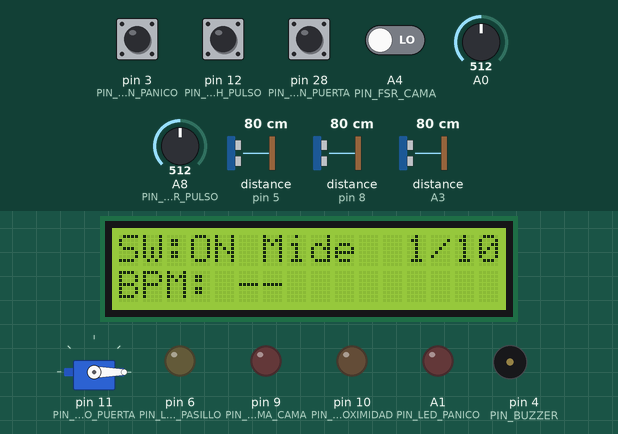
Bench run of a program on a simulated Arduino Mega 2560, built with avr-gcc and run on an emulated ATmega2560. On the bench: 16×2 character LCD, servo, output pins drawn as LEDs (lit = HIGH), buzzer (waves = sounding). Inputs (shaded band) come from the test bench; at power-on: pin 3 (PIN_BOTON_PANICO), pin 28 (PIN_BOTON_PUERTA) HIGH, A4 (PIN_FSR_CAMA), pin 12 (PIN_SWITCH_PULSO) LOW, A0 = 512, A8 (PIN_SENSOR_PULSO) = 512, distance to the obstacle (sensors on pin 5, pin 8, A3) 80 cm. The echo pulse lasts 58.3 µs per cm; pins used as bus, display or sensor lines are not drawn; what the program prints to the serial monitor is not drawn.

Above: at 3.4 s.
3.5 s: pin 12 (PIN_SWITCH_PULSO) pulled HIGH for 0.15 s
At 3.64 s:
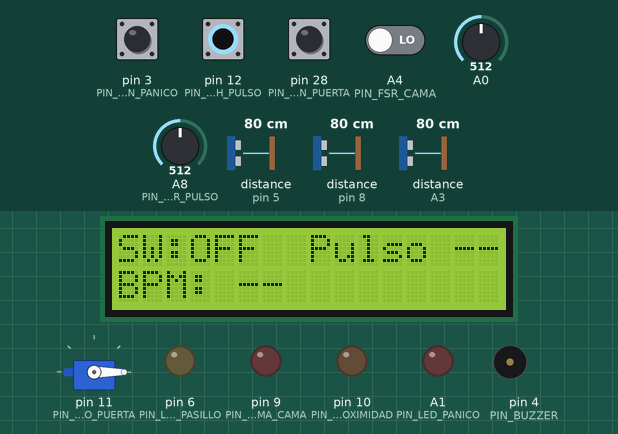
10.2 s: pin 3 (PIN_BOTON_PANICO) pulled LOW for 0.15 s
At 14.06 s:
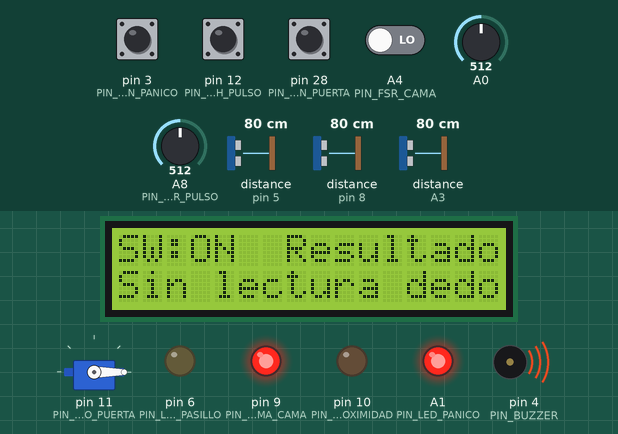
14.2 s: pin 28 (PIN_BOTON_PUERTA) pulled LOW for 0.15 s
At 15.5 s:
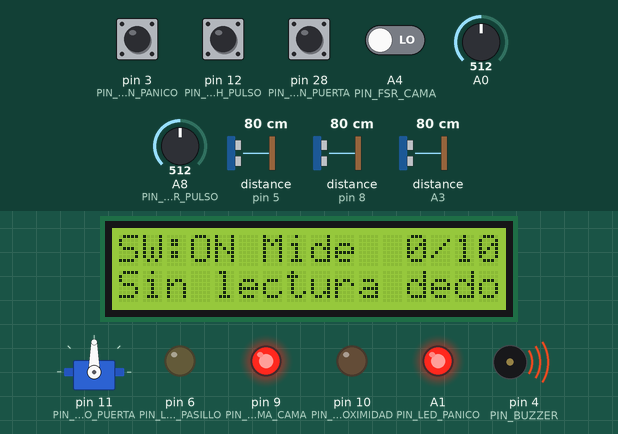
18.2 s: pin 3 (PIN_BOTON_PANICO) pulled LOW for 1 s
At 20.5 s:
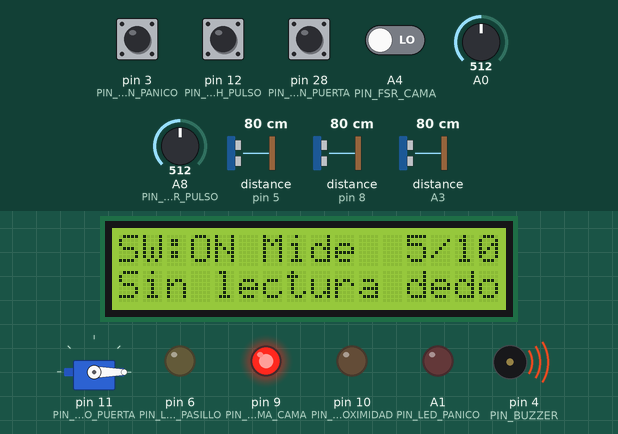
21.2 s: pin 12 (PIN_SWITCH_PULSO) pulled HIGH for 1 s
At 22.0 s:
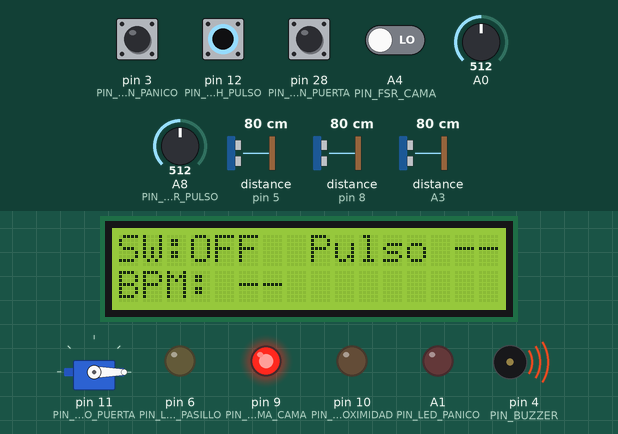
33.8 s: pin 3 (PIN_BOTON_PANICO) pulled LOW for 0.15 s
At 35.0 s:
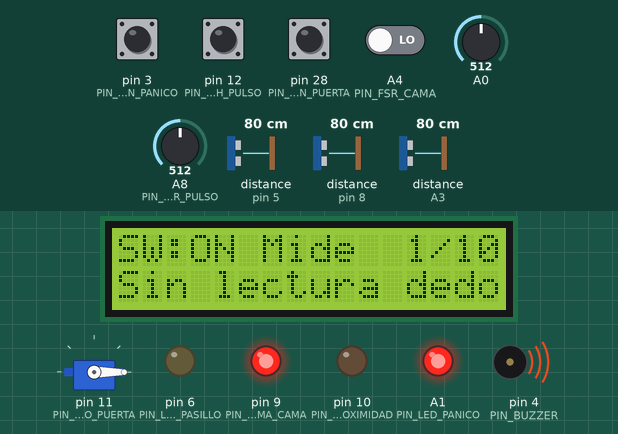
Timing chart, 0 to 36.8 s (numbered marks = the images above; inputs shaded):
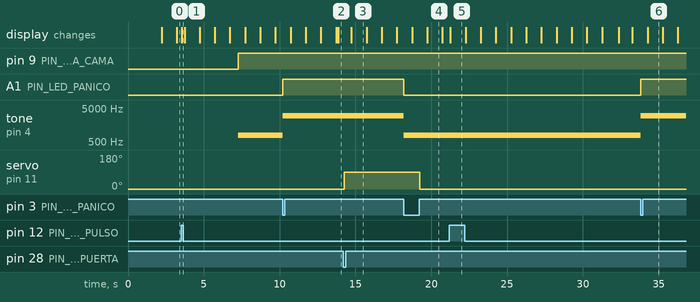

The program:

main.cpp
```cpp
// ============================================================================
//  MAIN (programa principal)
//
//  Que hace este proyecto: es una "casa inteligente" de apoyo para una persona
//  mayor. Vigila varias cosas y avisa con luces y sonidos si algo no esta bien:
//
//    1. PANICO     : un boton de emergencia (la alarma mas importante).
//    2. CAMA       : avisa si la persona lleva demasiado tiempo acostada.
//    3. PULSO      : mide los latidos del corazon y avisa si son muy altos o bajos.
//    4. PROXIMIDAD : avisa si algo se acerca a un sensor... pero solo de noche.
//    5. PASILLO    : enciende la luz del pasillo cuando alguien pasa de noche.
//    6. PUERTA     : un boton abre la puerta con un servomotor.
//
//  Como esta organizado: este archivo es el "director de orquesta". Cada tarea
//  vive en su propio archivo (sensors, alerts, pulse...) y aqui solo se decide
//  cuando llamar a cada una y quien tiene prioridad en el buzzer.
//
//  Como funciona un programa de Arduino (explicado simple):
//    - setup() : se ejecuta UNA vez al encender. Aqui se "prepara" todo.
//    - loop()  : se ejecuta una y otra vez, sin parar, para siempre.
//
//  Regla de oro de este proyecto: NUNCA se usa "delay()" (que congela todo el
//  programa). En su lugar se usa millis(), que dice cuantos milisegundos pasaron
//  desde que se encendio el Arduino, y se compara con la hora anotada antes.
//  Asi el programa nunca se queda "dormido" y siempre atiende las emergencias.
// ============================================================================

#include <Arduino.h>   // Libreria base de Arduino: pinMode, digitalWrite, millis(), Serial, etc.
#include "config.h"    // Pines y constantes del proyecto (todo centralizado aqui)
#include "sensors.h"   // Funciones para leer los sensores (distancia x3, fotocelda, cama)
#include "alerts.h"    // Funciones para el buzzer compartido y el boton de panico
#include "display.h"   // Funciones para controlar los LEDs de aviso (panico y proximidad)
#include "lighting.h"  // Funciones para controlar las luces (pasillo y alarma de cama)
#include "access.h"    // Puerta: servo + boton de apertura
#include "lcd.h"       // Pantalla LCD 16x2
#include "pulse.h"     // Sensor de pulso cardiaco (switch ON/OFF + pantalla + alarma por BPM fuera de rango)

// ----------------------------------------------------------------------------
//  Variables globales (la "memoria" del programa).
//  Por convencion, las variables que guardan el ESTADO del sistema se escriben
//  en MAYUSCULAS.
// ----------------------------------------------------------------------------

// Guarda en que momento (milisegundos desde que arranco el Arduino) se leyeron
// los sensores de proximidad por ultima vez. Junto con millis() en loop(), permite
// esperar un intervalo sin usar delay() (que congelaria todo el programa).
unsigned long ULTIMA_LECTURA_MILLIS = 0;

// MODO DE PRUEBA (DEBUG TEMPORAL): controla cada cuanto se imprimen los mensajes de
// diagnostico en la computadora. Sin esto se imprimirian miles de veces por segundo
// y el monitor serial seria ilegible.
unsigned long ULTIMO_LOG_MILLIS = 0;
constexpr unsigned long INTERVALO_LOG_MS = 500UL; // un mensaje cada medio segundo

// Indica si en este momento hay una alerta de proximidad activa (algun sensor de
// distancia detecto algo cerca y es de noche).
bool ALERTA_ACTIVA = false;

// MODO DE PRUEBA (DEBUG TEMPORAL): ultima distancia leida de cada sensor, guardada
// aqui solo para poder imprimirla sin tener que leer los sensores dos veces.
long DEBUG_DISTANCIA_1 = -1;
long DEBUG_DISTANCIA_2 = -1;
long DEBUG_DISTANCIA_PASILLO = -1;

// Luz del pasillo: se enciende cuando el sensor del pasillo detecta algo cerca, y se
// apaga sola tras un rato sin detectar nada.
bool LUZ_PASILLO_ENCENDIDA = false;                // true = la luz esta prendida
unsigned long ULTIMA_DETECCION_PASILLO_MILLIS = 0; // cuando fue la ultima vez que vio algo

// --- Alarma de cama (hoy con un interruptor que simula el sensor real) ---
bool EN_CAMA = false;                          // true = la persona esta acostada
unsigned long INICIO_EN_CAMA_MILLIS = 0;       // desde cuando esta acostada
bool HUBO_AUSENCIA_CAMA = false;               // true = acaba de dejar de detectarse presion
unsigned long INICIO_AUSENCIA_CAMA_MILLIS = 0; // desde cuando falta la presion
bool ALARMA_CAMA_ACTIVA = false;               // true = la alarma de cama esta sonando

// Boton de panico: es la alarma de mayor prioridad de todo el sistema.
bool ALARMA_PANICO_ACTIVA = false;

// Pulso cardiaco: true si la ultima medicion salio de [BPM_MIN_NORMAL, BPM_MAX_NORMAL] y
// todavia no se ha corregido (con un ciclo normal o apagando el switch).
bool ALARMA_PULSO_ACTIVA = false;

// ----------------------------------------------------------------------------
//  setup(): se ejecuta UNA sola vez, apenas el Arduino arranca o se reinicia.
//  Aqui se prepara todo lo necesario antes de empezar a repetir loop().
// ----------------------------------------------------------------------------
void setup() {
  Serial.begin(9600); // Abre la comunicacion con la computadora (para ver mensajes), a 9600 baudios

  // Se deja registro de cada arranque: si el Arduino se reinicia (corte de luz, etc.)
  // mientras alguien lleva horas en la cama, el conteo de TIEMPO_MAX_EN_CAMA_MS se
  // pierde y arranca de nuevo desde 0 sin otro aviso. Este mensaje al menos permite
  // notar, revisando el monitor serial, que hubo un reinicio inesperado.
  Serial.println(F("Arduino (re)iniciado"));

  // Prepara cada sensor de distancia: configura sus pines TRIG (emisor) y ECHO (receptor)
  inicializarSensor(PIN_TRIG_1, PIN_ECHO_1);
  inicializarSensor(PIN_TRIG_2, PIN_ECHO_2);
  inicializarSensor(PIN_TRIG_PASILLO, PIN_ECHO_PASILLO); // 3er sensor, usado para presencia en el pasillo

  inicializarAlerta(PIN_BUZZER); // Prepara el buzzer
  inicializarDisplay(PIN_LED_PANICO, PIN_LED_PROXIMIDAD); // Prepara los dos LEDs de aviso

  inicializarLuz(PIN_LUZ_PASILLO); // Prepara la luz del pasillo

  inicializarFotocelda(PIN_FOTOCELDA); // Prepara el sensor de luz (dia/noche)

  inicializarSensorPresionCama(PIN_FSR_CAMA); // Interruptor (temporal, simula el sensor real de la cama)
  inicializarLuz(PIN_LUZ_ALARMA_CAMA);        // Luz de la alarma de cama

  inicializarBotonPanico(PIN_BOTON_PANICO); // Boton de emergencia

  inicializarLcd();                                            // Pantalla de texto
  delay(2000); // PRUEBA DE ARRANQUE (DEBUG TEMPORAL): deja ver el mensaje de la LCD antes de que el pulso lo reemplace. Quitar al terminar.
  inicializarPulso(PIN_SENSOR_PULSO, PIN_SWITCH_PULSO);        // Sensor de pulso + su switch

  // Puerta: servo del pestillo + boton de apertura manual.
  inicializarAcceso(PIN_SERVO_PUERTA);
  inicializarBotonPuerta(PIN_BOTON_PUERTA);
}

// ----------------------------------------------------------------------------
//  Alarma de PROXIMIDAD
//  Lee los 2 sensores de distancia y actualiza ALERTA_ACTIVA. Se llama en cada
//  vuelta, pero solo mide una vez cada INTERVALO_LECTURA_MS (1 segundo).
//  (El 3er sensor, el del pasillo, se lee aparte en actualizarLuzPasillo.)
//  De dia (esDeNoche == false) la alarma no se activa: igual que la luz del
//  pasillo, depende de la fotocelda.
// ----------------------------------------------------------------------------
void actualizarProximidad(unsigned long ahora, bool esDeNoche) {
  // Si todavia no paso 1 segundo desde la ultima medicion, no hacemos nada.
  if (ahora - ULTIMA_LECTURA_MILLIS < INTERVALO_LECTURA_MS) {
    return;
  }
  ULTIMA_LECTURA_MILLIS = ahora; // Anotamos cuando medimos

  // Medimos la distancia de cada sensor (en centimetros, o -1 si no hubo eco).
  long distancia1 = medirDistanciaCm(PIN_TRIG_1, PIN_ECHO_1);
  long distancia2 = medirDistanciaCm(PIN_TRIG_2, PIN_ECHO_2);
  DEBUG_DISTANCIA_1 = distancia1; // DEBUG TEMPORAL: guardado para mostrarlo en la computadora
  DEBUG_DISTANCIA_2 = distancia2;

  // "Detecto algo" = hubo una medicion valida (>= 0) Y esta dentro de la distancia de alerta.
  bool deteccion1 = (distancia1 >= 0) && (distancia1 <= UMBRAL_DETECCION_1_CM);
  bool deteccion2 = (distancia2 >= 0) && (distancia2 <= UMBRAL_DETECCION_2_CM);

  // La alerta se activa solo si es de noche Y alguno de los dos sensores detecto algo.
  // (&& significa "y", || significa "o".)
  ALERTA_ACTIVA = esDeNoche && (deteccion1 || deteccion2);
}

// ----------------------------------------------------------------------------
//  Luz del PASILLO
//  Enciende la luz cuando el sensor del pasillo detecta algo a menos de
//  UMBRAL_PASILLO_CM, y la apaga sola tras DURACION_LUZ_PASILLO_MS sin detectar
//  nada. De dia no enciende, aunque haya alguien cerca.
// ----------------------------------------------------------------------------
void actualizarLuzPasillo(unsigned long ahora, bool esDeNoche) {
  long distanciaPasillo = medirDistanciaCm(PIN_TRIG_PASILLO, PIN_ECHO_PASILLO);
  DEBUG_DISTANCIA_PASILLO = distanciaPasillo; // DEBUG TEMPORAL: guardado para mostrarlo
  bool hayAlguienCerca = (distanciaPasillo >= 0) && (distanciaPasillo <= UMBRAL_PASILLO_CM);

  if (esDeNoche && hayAlguienCerca) {
    // Hay alguien: anotamos la hora y, si la luz estaba apagada, la encendemos.
    ULTIMA_DETECCION_PASILLO_MILLIS = ahora;
    if (!LUZ_PASILLO_ENCENDIDA) {
      encenderLuz(PIN_LUZ_PASILLO);
      LUZ_PASILLO_ENCENDIDA = true;
    }
  } else if (LUZ_PASILLO_ENCENDIDA && (!esDeNoche || (ahora - ULTIMA_DETECCION_PASILLO_MILLIS >= DURACION_LUZ_PASILLO_MS))) {
    // No hay nadie y la luz estaba prendida: se apaga si ya es de dia, o si ya paso
    // el tiempo de espera desde la ultima deteccion.
    apagarLuz(PIN_LUZ_PASILLO);
    LUZ_PASILLO_ENCENDIDA = false;
  }
}

// ----------------------------------------------------------------------------
//  Alarma de CAMA
//  Cuenta cuanto tiempo lleva la persona acostada y dispara la alarma (luz y
//  buzzer) pasado TIEMPO_MAX_EN_CAMA_MS.
//  Una ausencia corta (ej. un giro en la cama) NO reinicia el conteo: solo si la
//  ausencia dura mas de TOLERANCIA_AUSENCIA_CAMA_MS se confirma que la persona se
//  levanto.
// ----------------------------------------------------------------------------
void actualizarAlarmaCama(unsigned long ahora) {
  bool presionDetectada = hayPersonaEnCama(PIN_FSR_CAMA); // true = hay alguien acostado

  if (presionDetectada) {
    // Hay alguien en la cama.
    if (!EN_CAMA) {
      // Acaba de acostarse: empezamos a contar desde ahora.
      EN_CAMA = true;
      INICIO_EN_CAMA_MILLIS = ahora;
    }
    HUBO_AUSENCIA_CAMA = false; // Volvio la presion: se cancela cualquier ausencia en curso
  } else if (EN_CAMA) {
    // Estaba acostada y ahora no se detecta presion.
    if (!HUBO_AUSENCIA_CAMA) {
      // Primer instante de ausencia: anotamos desde cuando falta.
      HUBO_AUSENCIA_CAMA = true;
      INICIO_AUSENCIA_CAMA_MILLIS = ahora;
    } else if (ahora - INICIO_AUSENCIA_CAMA_MILLIS >= TOLERANCIA_AUSENCIA_CAMA_MS) {
      // La ausencia ya duro lo suficiente: se confirma que la persona se levanto.
      EN_CAMA = false;
      HUBO_AUSENCIA_CAMA = false;
      ALARMA_CAMA_ACTIVA = false;
    }
  }

  // Si lleva acostada mas del tiempo maximo, se activa la alarma.
  if (EN_CAMA && (ahora - INICIO_EN_CAMA_MILLIS >= TIEMPO_MAX_EN_CAMA_MS)) {
    ALARMA_CAMA_ACTIVA = true;
  }

  // La luz de la alarma sigue al estado de la alarma.
  if (ALARMA_CAMA_ACTIVA) {
    encenderLuz(PIN_LUZ_ALARMA_CAMA);
  } else {
    apagarLuz(PIN_LUZ_ALARMA_CAMA);
  }
}

// ----------------------------------------------------------------------------
//  LEDs de aviso
//  El LED de panico sigue a la alarma de panico. El LED de proximidad sigue a
//  ALERTA_ACTIVA: las mismas condiciones que su buzzer (objeto cerca Y es de
//  noche), sin relacion con el panico.
// ----------------------------------------------------------------------------
void actualizarLedsCompartidos() {
  actualizarLeds(PIN_LED_PANICO, ALARMA_PANICO_ACTIVA, PIN_LED_PROXIMIDAD, ALERTA_ACTIVA);
}

// ----------------------------------------------------------------------------
//  BUZZER compartido
//  El buzzer es UNO SOLO y varias alarmas lo quieren usar. Si suenan varias a la
//  vez, gana la mas importante, en este orden:
//     panico > cama > pulso > proximidad
//  Panico es la emergencia inmediata. Cama y pulso fuera de rango son problemas de
//  salud que duran, por eso van antes que proximidad (un objeto que pasa cerca).
//  Se decide UN solo tono por vuelta del programa y se le pide al buzzer.
// ----------------------------------------------------------------------------
void actualizarBuzzerCompartido() {
  unsigned int frecuenciaBuzzer = 0; // 0 = silencio
  if (ALARMA_PANICO_ACTIVA) {
    frecuenciaBuzzer = FRECUENCIA_ALARMA_PANICO_HZ;
  } else if (ALARMA_CAMA_ACTIVA) {
    frecuenciaBuzzer = FRECUENCIA_ALARMA_CAMA_HZ;
  } else if (ALARMA_PULSO_ACTIVA) {
    frecuenciaBuzzer = FRECUENCIA_ALARMA_PULSO_HZ;
  } else if (ALERTA_ACTIVA) {
    frecuenciaBuzzer = FRECUENCIA_ALARMA_PROXIMIDAD_HZ;
  }
  actualizarBuzzer(PIN_BUZZER, frecuenciaBuzzer);
}

// ----------------------------------------------------------------------------
//  MODO DE PRUEBA (DEBUG TEMPORAL)
//  Imprime en la computadora, en una sola linea legible, el estado de los
//  sensores de lectura continua (proximidad, pasillo, fotocelda). Los eventos
//  puntuales (panico, puerta) se imprimen aparte, en el momento en que ocurren
//  (ver alerts.cpp y access.cpp).
// ----------------------------------------------------------------------------
void imprimirLogsDebug(bool esDeNoche) {
  // Solo imprime una vez cada INTERVALO_LOG_MS.
  if (millis() - ULTIMO_LOG_MILLIS < INTERVALO_LOG_MS) {
    return;
  }
  ULTIMO_LOG_MILLIS = millis();

  Serial.print(F("Sensor 1: "));
  Serial.print(DEBUG_DISTANCIA_1);
  Serial.print(F(" cm | Sensor 2: "));
  Serial.print(DEBUG_DISTANCIA_2);
  Serial.print(F(" cm | Pasillo: "));
  Serial.print(DEBUG_DISTANCIA_PASILLO);
  Serial.print(F(" cm | Fotocelda ADC: "));
  Serial.print(analogRead(PIN_FOTOCELDA));
  Serial.print(F(" | De noche: "));
  Serial.print(esDeNoche ? F("SI") : F("no"));
  Serial.print(F(" | Alerta proximidad: "));
  Serial.print(ALERTA_ACTIVA ? F("SI") : F("no"));
  Serial.print(F(" | Luz pasillo: "));
  Serial.println(LUZ_PASILLO_ENCENDIDA ? F("encendida") : F("apagada"));
}

// ----------------------------------------------------------------------------
//  loop(): se ejecuta una y otra vez, sin parar, mientras el Arduino este encendido.
//  Se mantiene corto a proposito: cada tarea vive en su propia funcion arriba.
//
//  El boton de panico se procesa PRIMERO, antes que las lecturas de distancia:
//  esas lecturas pueden demorarse unos milisegundos esperando el eco, y la alarma
//  mas importante del sistema no debe esperar.
// ----------------------------------------------------------------------------
void loop() {
  unsigned long ahora = millis(); // Milisegundos transcurridos desde que arranco el Arduino

  // Se lee una sola vez por vuelta y se comparte: tanto la luz de pasillo como
  // la alarma de proximidad dependen de si es de noche.
  bool esDeNocheAhora = esDeNoche(PIN_FOTOCELDA, UMBRAL_OSCURIDAD_ADC);

  // 1) Las alarmas mas importantes primero.
  ALARMA_PANICO_ACTIVA = actualizarAlarmaPanico();
  ALARMA_PULSO_ACTIVA = actualizarPulso();

  // 2) Sensores de distancia. Mientras se mide el pulso (ciclos cortos de 10 s) se
  //    pausan: sus lecturas se demoran hasta ~60 ms y el sensor de pulso necesita
  //    leerse cada ~2 ms. El panico (por interrupcion) y la cama (sin esperas)
  //    siguen activos. Costo asumido: durante esos segundos la alarma de proximidad
  //    y la luz de pasillo no reaccionan.
  if (!midiendoPulso()) {
    actualizarProximidad(ahora, esDeNocheAhora);
    actualizarLuzPasillo(ahora, esDeNocheAhora);
  }

  // 3) Cama y puerta.
  actualizarAlarmaCama(ahora);
  actualizarAcceso(); // boton de apertura + cierre automatico de la puerta

  // 4) Con el estado de todas las alarmas ya calculado, se actualizan los avisos.
  actualizarLedsCompartidos();
  actualizarBuzzerCompartido();

  // 5) Mensajes de diagnostico a la computadora (tambien pausados mientras se
  //    mide el pulso, porque escribirlos demora el programa).
  if (!midiendoPulso()) {
    imprimirLogsDebug(esDeNocheAhora); // DEBUG TEMPORAL
  }
}
```

access.h
```cpp
#ifndef ACCESS_H
#define ACCESS_H

// ============================================================================
//  ACCESS (puerta)
//  Que hace este archivo: controla la puerta con un servomotor (un motorcito
//  que gira a un angulo exacto y mueve el pestillo) y un boton de apertura.
//
//  Como funciona: al presionar el boton, el servo gira y abre la puerta. Pasado
//  un tiempo (ver DURACION_PUERTA_ABIERTA_MS en config.h) la puerta se cierra sola.
//
//  Aviso: el boton abre SIN pedir autorizacion. Debe quedar del lado de ADENTRO
//  de la puerta; si queda al alcance desde afuera, cualquiera podria entrar.
// ============================================================================

#include <Arduino.h>

// Prepara el servo del pestillo y lo deja en la posicion cerrada.
// Se llama UNA vez al arrancar. "pinServo" es el pin donde va su cable de senal.
void inicializarAcceso(uint8_t pinServo);

// Prepara el boton de apertura. Se llama UNA vez al arrancar.
// El boton se conecta entre el pin y tierra (GND), sin resistencia externa.
void inicializarBotonPuerta(uint8_t pinBoton);

// Se llama en cada vuelta del programa. Hace dos cosas:
//   1) Mira si presionaron el boton (filtrando rebotes) y, si es asi, abre la puerta.
//   2) Cierra la puerta sola cuando termina su tiempo abierta.
// No usa pausas: el programa sigue atendiendo todo lo demas mientras tanto.
void actualizarAcceso();

#endif
```

Source omitted: access.cpp (3533 bytes), alerts.cpp (3896 bytes), alerts.h (1757 bytes), display.cpp (928 bytes), display.h (1331 bytes), lighting.cpp (593 bytes), lighting.h (1002 bytes), pulse.cpp (15787 bytes), pulse.h (1662 bytes), sensors.cpp (7007 bytes), sensors.h (3045 bytes), config.h (14191 bytes) and 2 more

Measured:
- after the input at 3.5 s, the display: changes after 0.05 s (image 1)
- after the input at 10.2 s, A1 (PIN_LED_PANICO): LOW → HIGH at once; tone on pin 4 (PIN_BUZZER): 800 Hz → 3000 Hz at once
- after the input at 14.2 s, servo on pin 11 (PIN_SERVO_PUERTA): 0° → 90° after 0.05 s
- after the input at 18.2 s, A1 (PIN_LED_PANICO): HIGH → LOW at once; tone on pin 4 (PIN_BUZZER): 3000 Hz → 800 Hz at once
- after the input at 21.2 s, the display: changes after 0.05 s (image 5)
- after the input at 33.8 s, A1 (PIN_LED_PANICO): LOW → HIGH at once; tone on pin 4 (PIN_BUZZER): 800 Hz → 3000 Hz at once
- what the display in image 3 shows lasts 1.0 s, from 14.7 s to 15.7 s
